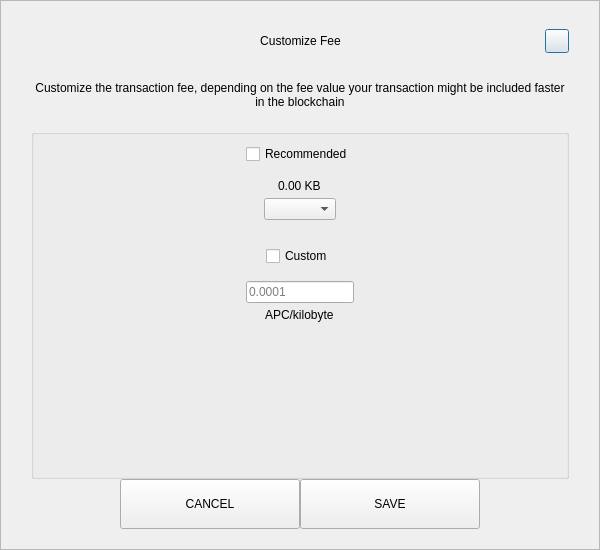
<?xml version="1.0" encoding="UTF-8"?>
<ui version="4.0">
 <class>SendCustomFeeDialog</class>
 <widget class="QDialog" name="SendCustomFeeDialog">
  <property name="geometry">
   <rect>
    <x>0</x>
    <y>0</y>
    <width>600</width>
    <height>550</height>
   </rect>
  </property>
  <property name="windowTitle">
   <string>Form</string>
  </property>
  <layout class="QVBoxLayout" name="verticalLayout_3">
   <property name="spacing">
    <number>0</number>
   </property>
   <property name="leftMargin">
    <number>0</number>
   </property>
   <property name="topMargin">
    <number>0</number>
   </property>
   <property name="rightMargin">
    <number>0</number>
   </property>
   <property name="bottomMargin">
    <number>0</number>
   </property>
   <item>
    <widget class="QFrame" name="frame">
     <property name="styleSheet">
      <string notr="true"/>
     </property>
     <property name="frameShape">
      <enum>QFrame::StyledPanel</enum>
     </property>
     <property name="frameShadow">
      <enum>QFrame::Raised</enum>
     </property>
     <layout class="QVBoxLayout" name="verticalLayout_2">
      <property name="spacing">
       <number>0</number>
      </property>
      <property name="leftMargin">
       <number>30</number>
      </property>
      <property name="topMargin">
       <number>20</number>
      </property>
      <property name="rightMargin">
       <number>30</number>
      </property>
      <property name="bottomMargin">
       <number>20</number>
      </property>
      <item>
       <layout class="QHBoxLayout" name="horizontalLayout_3">
        <property name="spacing">
         <number>0</number>
        </property>
        <item>
         <spacer name="horizontalSpacer_21">
          <property name="orientation">
           <enum>Qt::Horizontal</enum>
          </property>
          <property name="sizeHint" stdset="0">
           <size>
            <width>40</width>
            <height>20</height>
           </size>
          </property>
         </spacer>
        </item>
        <item>
         <widget class="QLabel" name="labelTitle">
          <property name="minimumSize">
           <size>
            <width>0</width>
            <height>40</height>
           </size>
          </property>
          <property name="maximumSize">
           <size>
            <width>16777215</width>
            <height>40</height>
           </size>
          </property>
          <property name="styleSheet">
           <string notr="true">padding-left:24px;</string>
          </property>
          <property name="text">
           <string>Customize Fee</string>
          </property>
          <property name="alignment">
           <set>Qt::AlignCenter</set>
          </property>
          <property name="margin">
           <number>7</number>
          </property>
         </widget>
        </item>
        <item>
         <spacer name="horizontalSpacer">
          <property name="orientation">
           <enum>Qt::Horizontal</enum>
          </property>
          <property name="sizeHint" stdset="0">
           <size>
            <width>40</width>
            <height>20</height>
           </size>
          </property>
         </spacer>
        </item>
        <item>
         <widget class="QPushButton" name="btnEsc">
          <property name="minimumSize">
           <size>
            <width>24</width>
            <height>24</height>
           </size>
          </property>
          <property name="maximumSize">
           <size>
            <width>24</width>
            <height>24</height>
           </size>
          </property>
          <property name="text">
           <string/>
          </property>
         </widget>
        </item>
       </layout>
      </item>
      <item>
       <spacer name="verticalSpacer_2">
        <property name="orientation">
         <enum>Qt::Vertical</enum>
        </property>
        <property name="sizeType">
         <enum>QSizePolicy::Fixed</enum>
        </property>
        <property name="sizeHint" stdset="0">
         <size>
          <width>20</width>
          <height>20</height>
         </size>
        </property>
       </spacer>
      </item>
      <item>
       <widget class="QLabel" name="labelMessage">
        <property name="text">
         <string>Customize the transaction fee, depending on the fee value your transaction might be included faster in the blockchain</string>
        </property>
        <property name="alignment">
         <set>Qt::AlignCenter</set>
        </property>
        <property name="wordWrap">
         <bool>true</bool>
        </property>
       </widget>
      </item>
      <item>
       <spacer name="verticalSpacer_3">
        <property name="orientation">
         <enum>Qt::Vertical</enum>
        </property>
        <property name="sizeType">
         <enum>QSizePolicy::Fixed</enum>
        </property>
        <property name="sizeHint" stdset="0">
         <size>
          <width>20</width>
          <height>20</height>
         </size>
        </property>
       </spacer>
      </item>
      <item>
       <widget class="QGroupBox" name="groupBox">
        <property name="title">
         <string/>
        </property>
        <layout class="QVBoxLayout" name="verticalLayout">
         <property name="leftMargin">
          <number>12</number>
         </property>
         <property name="rightMargin">
          <number>12</number>
         </property>
         <item>
          <layout class="QVBoxLayout" name="verticalLayout_4">
           <property name="spacing">
            <number>5</number>
           </property>
           <item alignment="Qt::AlignHCenter">
            <widget class="QCheckBox" name="checkBoxRecommended">
             <property name="text">
              <string>Recommended</string>
             </property>
            </widget>
           </item>
           <item>
            <spacer name="verticalSpacer_5">
             <property name="orientation">
              <enum>Qt::Vertical</enum>
             </property>
             <property name="sizeType">
              <enum>QSizePolicy::Fixed</enum>
             </property>
             <property name="sizeHint" stdset="0">
              <size>
               <width>20</width>
               <height>10</height>
              </size>
             </property>
            </spacer>
           </item>
           <item alignment="Qt::AlignHCenter">
            <widget class="QLabel" name="labelFee">
             <property name="text">
              <string>0.00 KB</string>
             </property>
            </widget>
           </item>
           <item alignment="Qt::AlignHCenter">
            <widget class="QComboBox" name="comboBoxRecommended"/>
           </item>
          </layout>
         </item>
         <item>
          <spacer name="verticalSpacer">
           <property name="orientation">
            <enum>Qt::Vertical</enum>
           </property>
           <property name="sizeType">
            <enum>QSizePolicy::Fixed</enum>
           </property>
           <property name="sizeHint" stdset="0">
            <size>
             <width>20</width>
             <height>20</height>
            </size>
           </property>
          </spacer>
         </item>
         <item>
          <layout class="QVBoxLayout" name="verticalLayout_5">
           <property name="spacing">
            <number>5</number>
           </property>
           <item alignment="Qt::AlignHCenter">
            <widget class="QCheckBox" name="checkBoxCustom">
             <property name="text">
              <string>Custom</string>
             </property>
            </widget>
           </item>
           <item>
            <spacer name="verticalSpacer_6">
             <property name="orientation">
              <enum>Qt::Vertical</enum>
             </property>
             <property name="sizeType">
              <enum>QSizePolicy::Fixed</enum>
             </property>
             <property name="sizeHint" stdset="0">
              <size>
               <width>20</width>
               <height>10</height>
              </size>
             </property>
            </spacer>
           </item>
           <item alignment="Qt::AlignHCenter">
            <widget class="QLineEdit" name="lineEditCustomFee">
             <property name="placeholderText">
              <string notr="true">0.0001</string>
             </property>
            </widget>
           </item>
           <item alignment="Qt::AlignHCenter">
            <widget class="QLabel" name="labelCustomFee">
             <property name="text">
              <string>APC/kilobyte</string>
             </property>
            </widget>
           </item>
          </layout>
         </item>
         <item>
          <spacer name="verticalSpacer_4">
           <property name="orientation">
            <enum>Qt::Vertical</enum>
           </property>
           <property name="sizeHint" stdset="0">
            <size>
             <width>20</width>
             <height>40</height>
            </size>
           </property>
          </spacer>
         </item>
        </layout>
       </widget>
      </item>
      <item>
       <layout class="QHBoxLayout" name="horizontalLayout" stretch="1,2,2,1">
        <item>
         <spacer name="horizontalSpacer1">
          <property name="orientation">
           <enum>Qt::Horizontal</enum>
          </property>
          <property name="sizeHint" stdset="0">
           <size>
            <width>40</width>
            <height>20</height>
           </size>
          </property>
         </spacer>
        </item>
        <item>
         <widget class="QPushButton" name="btnCancel">
          <property name="minimumSize">
           <size>
            <width>180</width>
            <height>50</height>
           </size>
          </property>
          <property name="focusPolicy">
           <enum>Qt::NoFocus</enum>
          </property>
          <property name="text">
           <string>CANCEL</string>
          </property>
         </widget>
        </item>
        <item>
         <widget class="QPushButton" name="btnSave">
          <property name="minimumSize">
           <size>
            <width>180</width>
            <height>50</height>
           </size>
          </property>
          <property name="focusPolicy">
           <enum>Qt::NoFocus</enum>
          </property>
          <property name="text">
           <string>SAVE</string>
          </property>
         </widget>
        </item>
        <item>
         <spacer name="horizontalSpacer_2">
          <property name="orientation">
           <enum>Qt::Horizontal</enum>
          </property>
          <property name="sizeHint" stdset="0">
           <size>
            <width>40</width>
            <height>20</height>
           </size>
          </property>
         </spacer>
        </item>
       </layout>
      </item>
     </layout>
    </widget>
   </item>
  </layout>
 </widget>
 <resources/>
 <connections/>
</ui>
